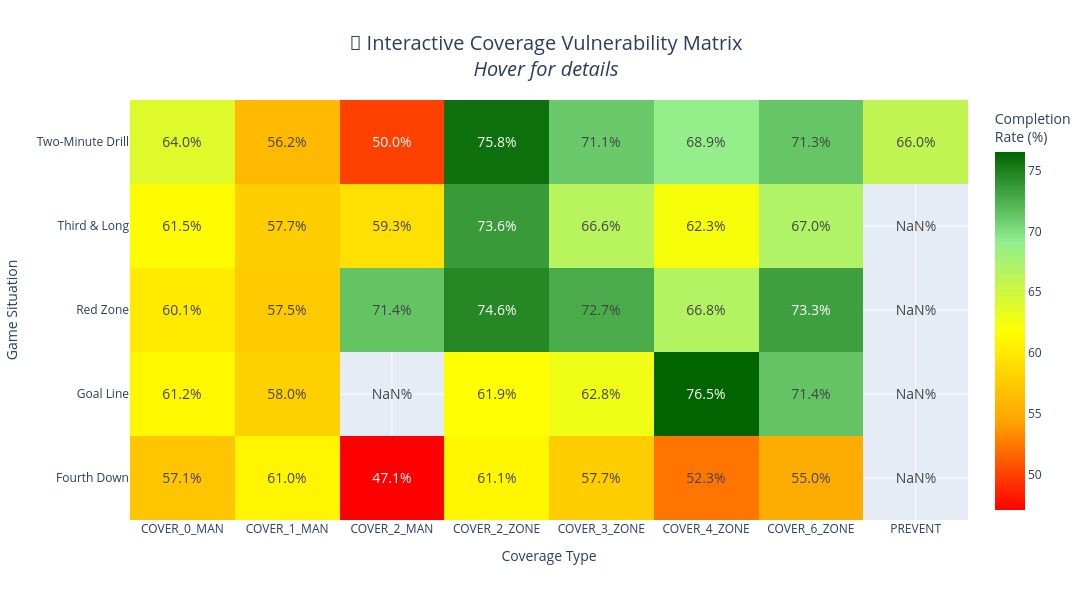

This figure's notebook cell:
### Markdown cell above
### 4.2 Interactive Coverage Heatmap

### Code cell
if PLOTLY_AVAILABLE:
    # Create interactive heatmap with plotly
    matrix_data = decision_matrix.set_index('situation')
    matrix_data = matrix_data.apply(pd.to_numeric, errors='coerce')
    
    fig = go.Figure(data=go.Heatmap(
        z=matrix_data.values,
        x=matrix_data.columns,
        y=matrix_data.index,
        colorscale=[
            [0, '#FF0000'],      # Red - poor
            [0.25, '#FFA500'],   # Orange - below average
            [0.5, '#FFFF00'],    # Yellow - average
            [0.75, '#90EE90'],   # Light green - good
            [1, '#006400']       # Dark green - excellent
        ],
        text=matrix_data.values,
        texttemplate='%{text:.1f}%',
        textfont={"size": 14},
        colorbar=dict(title="Completion<br>Rate (%)"),
        hovertemplate='Situation: %{y}<br>Coverage: %{x}<br>Completion: %{z:.1f}%<extra></extra>'
    ))
    
    fig.update_layout(
        title={
            'text': '🎯 Interactive Coverage Vulnerability Matrix<br><i>Hover for details</i>',
            'x': 0.5,
            'xanchor': 'center',
            'font': {'size': 20}
        },
        xaxis_title="Coverage Type",
        yaxis_title="Game Situation",
        width=1200,
        height=600,
        font=dict(size=12)
    )
    
    fig.show()
    
    print("\n✅ Interactive heatmap loaded - hover over cells for details")
else:
    print("📊 Static heatmap available in Section 2")

### Figure 1 — Plotly figure (JSON) as saved in the notebook; plotly's stock layout.template omitted (floating-point values rounded to 4 significant figures)
{"data": [{"colorbar": {"title": {"text": "Completion<br>Rate (%)"}}, "colorscale": [[0, "#FF0000"], [0.25, "#FFA500"], [0.5, "#FFFF00"], [0.75, "#90EE90"], [1, "#006400"]], "hovertemplate": "Situation: %{y}<br>Coverage: %{x}<br>Completion: %{z:.1f}%<extra></extra>", "text": [[57.1, 61.0, 47.1, 61.1, 57.7, 52.3, 55.0, NaN], [61.2, 58.0, NaN, 61.9, 62.8, 76.5, 71.4, NaN], [60.1, 57.5, 71.4, 74.6, 72.7, 66.8, 73.3, NaN], [61.5, 57.7, 59.3, 73.6, 66.6, 62.3, 67.0, NaN], [64.0, 56.2, 50.0, 75.8, 71.1, 68.9, 71.3, 66.0]], "textfont": {"size": 14}, "texttemplate": "%{text:.1f}%", "type": "heatmap", "x": ["COVER_0_MAN", "COVER_1_MAN", "COVER_2_MAN", "COVER_2_ZONE", "COVER_3_ZONE", "COVER_4_ZONE", "COVER_6_ZONE", "PREVENT"], "y": ["Fourth Down", "Goal Line", "Red Zone", "Third & Long", "Two-Minute Drill"], "z": [[57.1, 61.0, 47.1, 61.1, 57.7, 52.3, 55.0, NaN], [61.2, 58.0, NaN, 61.9, 62.8, 76.5, 71.4, NaN], [60.1, 57.5, 71.4, 74.6, 72.7, 66.8, 73.3, NaN], [61.5, 57.7, 59.3, 73.6, 66.6, 62.3, 67.0, NaN], [64.0, 56.2, 50.0, 75.8, 71.1, 68.9, 71.3, 66.0]]}], "layout": {"font": {"size": 12}, "height": 600, "title": {"font": {"size": 20}, "text": "🎯 Interactive Coverage Vulnerability Matrix<br><i>Hover for details</i>", "x": 0.5, "xanchor": "center"}, "width": 1200, "xaxis": {"title": {"text": "Coverage Type"}}, "yaxis": {"title": {"text": "Game Situation"}}}}
